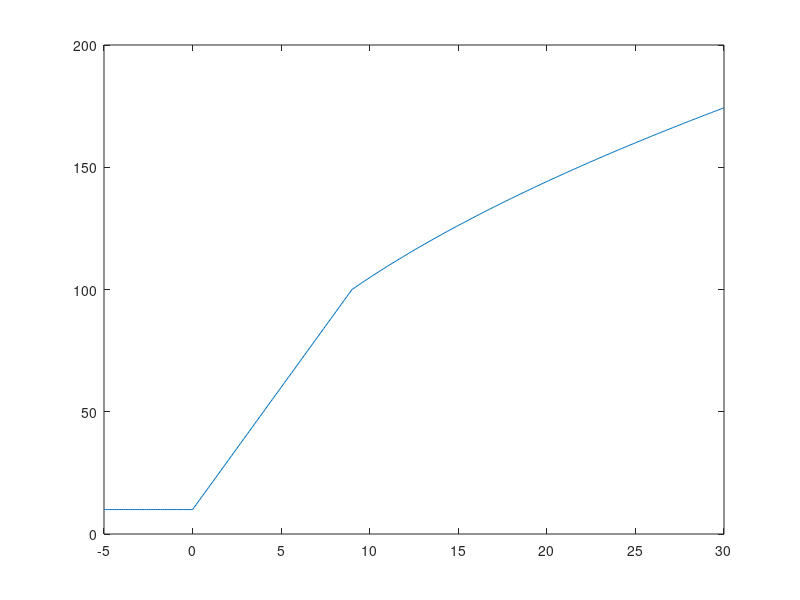

Source code (MATLAB):
x=-5:0.1:30;
f=zeros(size(x));
for k=1:length(x)
    if x(k)>=9
        f(k)=15*sqrt(4*x(k))+10;
    elseif (x(k)>=0)&(x(k)<9)
        f(k)=10*x(k)+10;
    else
        f(k)=10;
    end
end
plot(x,f)
